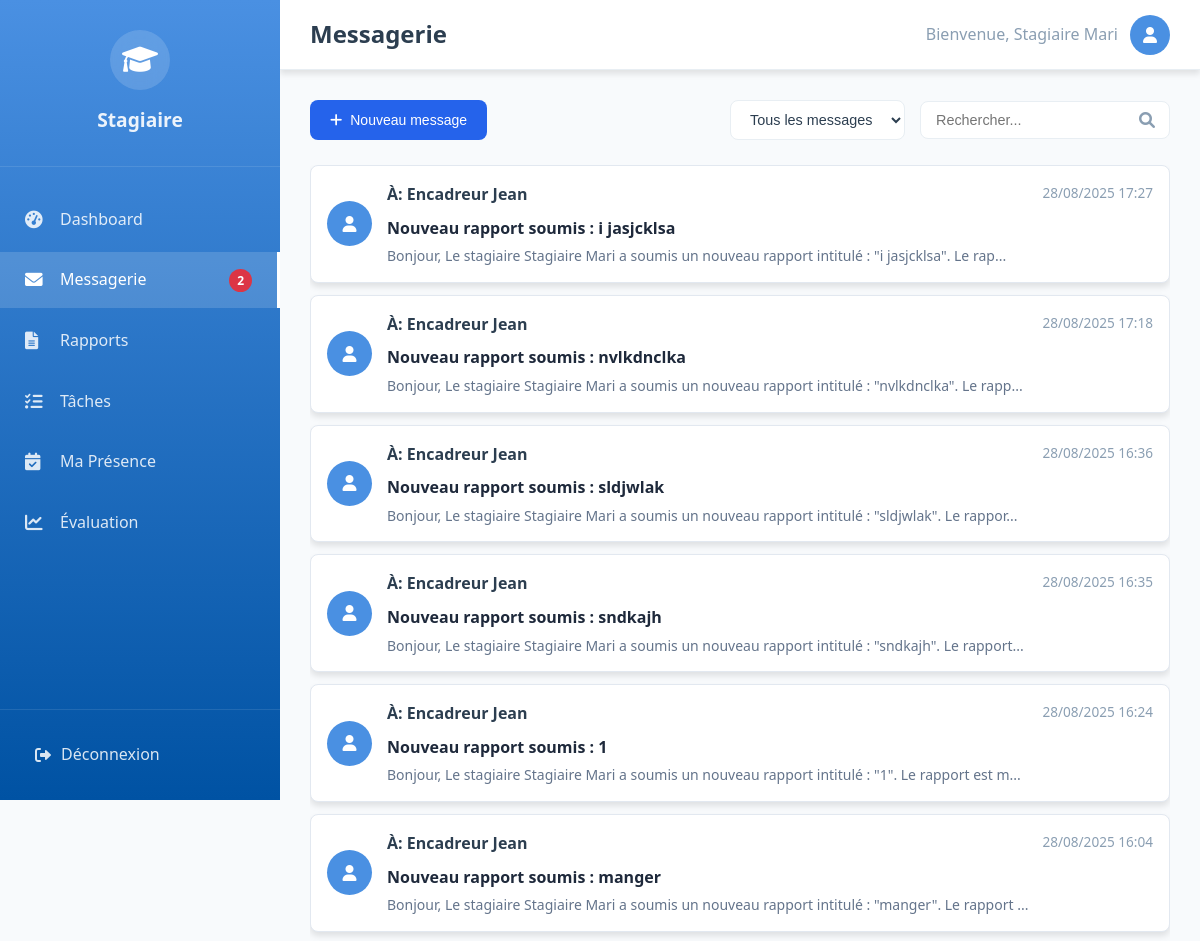
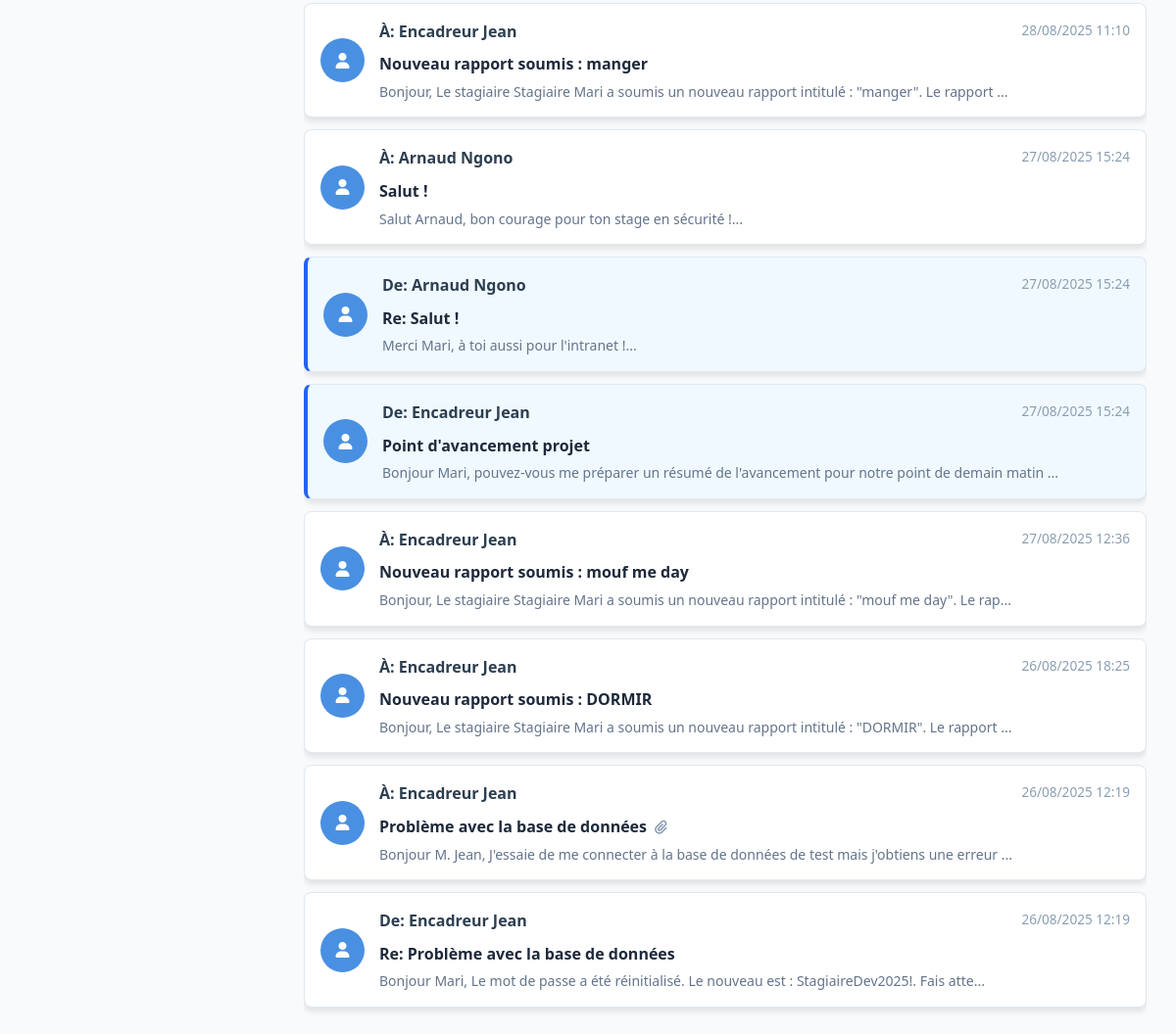
The app's page /dashboardStagiaire.php?tab=messagerie (signed in) with its own data (2 pictures, top to bottom).
### tables this page shows
CREATE TABLE `messages` (
  `id` int(11) NOT NULL,
  `expediteur_id` int(11) NOT NULL,
  `destinataire_id` int(11) NOT NULL,
  `sujet` varchar(255) NOT NULL,
  `contenu` text NOT NULL,
  `fichier` varchar(255) DEFAULT NULL,
  `date_envoi` datetime DEFAULT current_timestamp(),
  `lu` tinyint(1) DEFAULT 0
);

CREATE TABLE `utilisateurs` (
  `id` int(11) NOT NULL,
  `nom` varchar(50) NOT NULL,
  `prenom` varchar(50) NOT NULL,
  `email` varchar(100) NOT NULL,
  `password` varchar(255) NOT NULL,
  `role` enum('stagiaire','encadreur','admin') NOT NULL,
  `statut` enum('actif','bloque') NOT NULL DEFAULT 'actif',
  `sex` enum('M','F') NOT NULL DEFAULT 'M',
  `telephone` varchar(20) DEFAULT NULL,
  `encadreur_id` int(11) DEFAULT NULL
);

### classes/Database.php (called while the page is built, shortened)
<?php
class Database {
    private static $instance = null;
    private static $connection = null;
    private static $host = "localhost";
    private static $username = "root";
    private static $password = "";
    private static $database = "gestion_stagiaires";
    private static $port = 3307;
    public static function getInstance() {
        if (self::$instance === null) {
            self::$instance = new self();
        }
        return self::$instance;
    }
    public static function getConnection() {
        if (self::$connection === null) {
            self::$connection = new mysqli(
                self::$host,
                self::$username,
                self::$password,
                self::$database,
                self::$port
            );
            self::$connection->set_charset("utf8");
        }
        return self::$connection;
    }
}

### classes/Message.php (called while the page is built, shortened)
<?php
require_once __DIR__ . '/Database.php';
class Message {
    private $conn;
    private $user_id;
    public function __construct($user_id) {
        $this->conn = Database::getConnection();
        $this->user_id = $user_id;
    }
    public function getMessages($filter = 'all', $search = '') {
        $sql = "SELECT m.*,
                       u_exp.nom AS exp_nom, u_exp.prenom AS exp_prenom,
                       u_dest.nom AS dest_nom, u_dest.prenom AS dest_prenom,
                       (SELECT COUNT(*) FROM message_pieces_jointes WHERE message_id = m.id) as nb_pieces_jointes
                FROM messages m
                JOIN utilisateurs u_exp ON m.expediteur_id = u_exp.id
                JOIN utilisateurs u_dest ON m.destinataire_id = u_dest.id
                WHERE (m.expediteur_id = ? OR m.destinataire_id = ?)";
        $params = [$this->user_id, $this->user_id];
        $types = "ii";
        $sql .= " ORDER BY m.date_envoi DESC";
        $stmt = $this->conn->prepare($sql);
        $stmt->bind_param($types, ...$params);
        $stmt->execute();
        return $stmt->get_result();
    }
    public function compterNonLus() {
        $sql = "SELECT COUNT(*) as count FROM messages WHERE destinataire_id = ? AND lu = 0";
        $stmt = $this->conn->prepare($sql);
        $stmt->bind_param("i", $this->user_id);
        $stmt->execute();
        $result = $stmt->get_result()->fetch_assoc();
        return (int)$result['count'];
    }
}

### dashboardStagiaire.php (the view, shortened to what this page needs)
<?php
require_once 'classes/Database.php';
require_once 'classes/Message.php';
$conn = Database::getConnection();
$user_id = $_SESSION['user_id'];
$nom_complet = $_SESSION['prenom'] . ' ' . $_SESSION['nom'];
$message = new Message($user_id);
$rapport = new Rapport($user_id);
$theme = new Theme();
$theme_stagiaire = $theme->getThemeByStagiaire($user_id);
$nb_messages_non_lus = $message->compterNonLus();
$rapports_recents = $rapport->getTousRapports('all', '');
$nb_rapports = $rapports_recents->num_rows;
$nb_taches_en_cours_sql = "SELECT COUNT(*) as count FROM taches WHERE stagiaire_id = ? AND statut IN ('en_attente', 'en_retard')";
$stmt = $conn->prepare($nb_taches_en_cours_sql);
$stmt->bind_param("i", $user_id);
$stmt->execute();
$nb_taches_en_cours = $stmt->get_result()->fetch_assoc()['count'];
$onglet_actif = isset($_GET['tab']) ? $_GET['tab'] : 'dashboard';
$recherche = isset($_GET['search']) ? $_GET['search'] : '';
$filtre = isset($_GET['filter']) ? $_GET['filter'] : 'toutes';
switch ($onglet_actif) {
    case 'messagerie':
        $messages = $message->getMessages($filtre, $recherche);
        break;
}
?>
<!DOCTYPE html>
<html lang="fr">
<head>
    <link rel="stylesheet" href="css/dashboardStagiaire.css">
    <link href="https://cdnjs.cloudflare.com/ajax/libs/font-awesome/6.0.0/css/all.min.css" rel="stylesheet">
    <link rel="stylesheet" href="css/taches.css">
    <link rel="stylesheet" href="css/themes.css">
    <link rel="stylesheet" href="css/evaluation.css">
    <link rel="stylesheet" href="css/presence.css">
    <link rel="stylesheet" href="css/dashboard-styles.css">
    <link rel="stylesheet" href="css/form.css">
</head>
<body>
    <nav class="sidebar">
        <div class="sidebar-header">
            <div class="logo">
                <i class="fas fa-graduation-cap"></i>
            </div>
            <h3>Stagiaire</h3>
        </div>
        <ul class="sidebar-menu">
            <li class="<?php echo $onglet_actif === 'dashboard' ? 'active' : ''; ?>">
                <a href="?tab=dashboard"><i class="fas fa-tachometer-alt"></i><span>Dashboard</span></a>
            </li>
            <li class="<?php echo $onglet_actif === 'messagerie' ? 'active' : ''; ?>">
                <a href="?tab=messagerie">
                    <i class="fas fa-envelope"></i><span>Messagerie</span>
                    <?php if ($nb_messages_non_lus > 0): ?><span class="badge"><?php echo $nb_messages_non_lus; ?></span><?php endif; ?>
                </a>
            </li>
            <li class="<?php echo $onglet_actif === 'rapports' ? 'active' : ''; ?>">
                <a href="?tab=rapports"><i class="fas fa-file-alt"></i><span>Rapports</span></a>
            </li>
            <li class="<?php echo $onglet_actif === 'taches' ? 'active' : ''; ?>">
                <a href="?tab=taches"><i class="fas fa-tasks"></i><span>Tâches</span></a>
            </li>
            <li class="<?php echo $onglet_actif === 'presences' ? 'active' : ''; ?>">
                <a href="?tab=presences"><i class="fas fa-calendar-check"></i><span>Ma Présence</span></a>
            </li>
            <li class="<?php echo $onglet_actif === 'evaluation' ? 'active' : ''; ?>">
                <a href="?tab=evaluation"><i class="fas fa-chart-line"></i><span>Évaluation</span></a>
            </li>
        </ul>
        <div class="sidebar-footer">
            <a href="logout.php" class="logout-btn">
                <i class="fas fa-sign-out-alt"></i>
                <span>Déconnexion</span>
            </a>
        </div>
    </nav>
    <main class="main-content">
        <header class="main-header">
            <div class="header-left">
                <h1><?php echo ucfirst($onglet_actif); ?></h1>
            </div>
            <div class="header-right">
                <div class="user-info">
                    <span>Bienvenue, <?php echo htmlspecialchars($nom_complet); ?></span>
                    <div class="user-avatar">
                        <i class="fas fa-user"></i>
                    </div>
                </div>
            </div>
        </header>
        <div class="content-area">
            <?php if ($onglet_actif === 'dashboard'): ?>
                <div class="dashboard-content">
                    <?php if ($theme_stagiaire): ?>
                    <div class="theme-stagiaire-container">
                        <div class="theme-stagiaire-card" onclick="ouvrirModalVoirTheme()">
                            <div class="theme-stagiaire-header">
                                Mon Thème de Stage
                            </div>
                            <h2 class="theme-stagiaire-titre">
                                <?php echo htmlspecialchars($theme_stagiaire['titre']); ?>
                            </h2>
                            <div class="theme-stagiaire-footer">
                                <span class="theme-stagiaire-dates">
                                    <i class="fas fa-calendar-alt"></i> Du <?php echo date('d/m/Y', strtotime($theme_stagiaire['date_debut'])); ?> au <?php echo date('d/m/Y', strtotime($theme_stagiaire['date_fin'])); ?>
                                </span>
                                <span class="theme-stagiaire-action">
                                    Voir les détails <i class="fas fa-arrow-right"></i>
                                </span>
                            </div>
                        </div>
                    </div>
                    <?php endif; ?>
                    <div class="stats-grid">
                        <div class="stat-card">
                            <div class="stat-icon">
                                <i class="fas fa-envelope"></i>
                            </div>
                            <div class="stat-info">
                                <h3><?php echo $nb_messages_non_lus; ?></h3>
                                <p>Messages non lus</p>
                            </div>
                        </div>
                        <div class="stat-card">
                            <div class="stat-icon">
                                <i class="fas fa-file-alt"></i>
                            </div>
                            <div class="stat-info">
                                <h3><?php echo $nb_rapports; ?></h3>
                                <p>Rapports soumis</p>
                            </div>
                        </div>
                        <div class="stat-card">
                            <div class="stat-icon">
                                <i class="fas fa-tasks"></i>
                            </div>
                            <div class="stat-info">
                                <h3><?php echo $nb_taches_en_cours; ?></h3>
                                <p>Tâches en cours</p>
                            </div>
                        </div>
                            </div>
                        </div>
                    </div>
            <?php elseif ($onglet_actif === 'messagerie'): ?>
                <div class="messagerie-content">
                    <div class="toolbar">
                        <div class="toolbar-left">
                            <button class="btn btn-primary" onclick="ouvrirNouveauMessage()">
                                <i class="fas fa-plus"></i>
                                Nouveau message
                            </button>
                        </div>
                        <div class="toolbar-right">
                            <select class="filter-select" onchange="filtrerMessages(this.value)">
                                <option value="all" <?php echo $filtre === 'all' ? 'selected' : ''; ?>>Tous les messages</option>
                            </select>
                            <div class="search-box">
                                <input type="text" placeholder="Rechercher..." value="<?php echo htmlspecialchars($recherche); ?>"
                                       onkeyup="rechercherMessages(this.value)">
                                <i class="fas fa-search"></i>
                            </div>
                        </div>
                    </div>
                    <div class="messages-list">
                        <?php if (isset($messages) && $messages->num_rows > 0): ?>
                            <?php while ($msg = $messages->fetch_assoc()): ?>
                                <div class="message-item <?php echo $msg['lu'] == 0 && $msg['destinataire_id'] == $user_id ? 'unread' : ''; ?>"
                                     onclick="ouvrirMessage(<?php echo $msg['id']; ?>)">
                                    <div class="message-avatar">
                                        <i class="fas fa-user"></i>
                                    </div>
                                    <div class="message-content">
                                        <div class="message-header">
                                            <span class="sender">
                                                <?php
                                                if ($msg['expediteur_id'] == $user_id) {
                                                    echo 'À: ' . htmlspecialchars($msg['dest_prenom'] . ' ' . $msg['dest_nom']);
                                                } else {
                                                    echo 'De: ' . htmlspecialchars($msg['exp_prenom'] . ' ' . $msg['exp_nom']);
                                                }
                                                ?>
                                            </span>
                                            <span class="date"><?php echo date('d/m/Y H:i', strtotime($msg['date_envoi'])); ?></span>
                                        </div>
                                        <div class="message-subject">
                                            <?php echo htmlspecialchars($msg['sujet']); ?>
                                            <?php if ($msg['nb_pieces_jointes'] > 0): ?>
                                                <i class="fas fa-paperclip"></i>
                                            <?php endif; ?>
                                        </div>
                                        <div class="message-preview">
                                            <?php echo htmlspecialchars(substr($msg['contenu'], 0, 100)) . '...'; ?>
                                        </div>
                                    </div>
                                </div>
                            <?php endwhile; ?>
                        <?php endif; ?>
                    </div>
                </div>
<?php elseif ($onglet_actif === 'evaluation'): ?>
    <?php include 'evaluation_view.php'; ?>
<?php endif; ?>
</body>
</html>

### css/taches.css (style rules this page uses)
:root { --primary-color: #0066cc; --primary-dark: #0052a3; --accent-color: #dc3545; --accent-dark: #bd2130; --success-color: #28a745; --warning-color: #ffc107; --info-color: #17a2b8; --light-color: #f8f9fa; --dark-color: #343a40; --text-primary: #212529; --text-secondary: #6c757d; --background-color: #f8f9fa; --surface-color: #ffffff; --border-color: #dee2e6; --shadow: 0 4px 6px rgba(0, 0, 0, 0.1); --shadow-lg: 0 10px 15px rgba(0, 0, 0, 0.1); }

### css/themes.css (style rules this page uses)
a { text-decoration: none; color: inherit; }

### css/presence.css (style rules this page uses)
:root { --primary-color: #4A90E2; --primary-light: rgba(74, 144, 226, 0.1); --danger-color: #D0021B; --danger-light: rgba(208, 2, 27, 0.1); --success-color: #7ED321; --success-light: rgba(126, 211, 33, 0.1); --warning-color: #F5A623; --warning-light: rgba(245, 166, 35, 0.1); --text-primary: #2c3e50; --text-secondary: #8a9eb2; --surface-color: #ffffff; --background-color: #f9fafc; --border-color: #e8eef3; --shadow-soft: 0 5px 15px rgba(0, 0, 0, 0.04); --shadow-strong: 0 10px 30px rgba(74, 144, 226, 0.15); --radius-md: 16px; }

### css/dashboard-styles.css (style rules this page uses)
:root { --primary-blue: #2563eb; --light-blue: #3b82f6; --dark-blue: #1d4ed8; --accent-red: #dc2626; --light-red: #ef4444; --white: #ffffff; --light-gray: #f8fafc; --medium-gray: #e2e8f0; --dark-gray: #64748b; --text-dark: #1e293b; --success-green: #059669; --warning-orange: #d97706; }
* { margin: 0; padding: 0; box-sizing: border-box; }
body { font-family: 'Segoe UI', Tahoma, Geneva, Verdana, sans-serif; background-color: var(--light-gray); color: var(--text-dark); line-height: 1.6; }
.btn { display: inline-flex; align-items: center; gap: 8px; padding: 12px 20px; border: none; border-radius: 8px; font-size: 14px; font-weight: 500; cursor: pointer; text-decoration: none; transition: all 0.2s ease; white-space: nowrap; }
.btn-primary { background-color: var(--primary-blue); color: var(--white); }
.message-item { background-color: var(--white); border: 1px solid var(--medium-gray); border-radius: 8px; padding: 16px; margin-bottom: 12px; cursor: pointer; transition: all 0.2s ease; }
.message-item.unread { border-left: 4px solid var(--primary-blue); background-color: #f0f9ff; }
.message-header { display: flex; justify-content: space-between; align-items: flex-start; margin-bottom: 8px; }
.message-subject { font-weight: 600; color: var(--text-dark); font-size: 16px; }
.message-preview { color: var(--dark-gray); font-size: 14px; line-height: 1.4; display: -webkit-box; -webkit-line-clamp: 2; -webkit-box-orient: vertical; overflow: hidden; }

### records on screen
messages: destinataire.nom "Encadreur Jean", date_envoi "28/08/2025 17:27", sujet "Nouveau rapport soumis : i jasjcklsa", contenu "Bonjour, Le stagiaire Stagiaire Mari a soumis un nouveau rapport intitulé : \"i jasjcklsa\". Le rap"
messages: destinataire.nom "Encadreur Jean", date_envoi "28/08/2025 17:18", sujet "Nouveau rapport soumis : nvlkdnclka", contenu "Bonjour, Le stagiaire Stagiaire Mari a soumis un nouveau rapport intitulé : \"nvlkdnclka\". Le rapp"
messages: destinataire.nom "Encadreur Jean", date_envoi "28/08/2025 16:36", sujet "Nouveau rapport soumis : sldjwlak", contenu "Bonjour, Le stagiaire Stagiaire Mari a soumis un nouveau rapport intitulé : \"sldjwlak\". Le rappor"
messages: destinataire.nom "Encadreur Jean", date_envoi "28/08/2025 16:35", sujet "Nouveau rapport soumis : sndkajh", contenu "Bonjour, Le stagiaire Stagiaire Mari a soumis un nouveau rapport intitulé : \"sndkajh\". Le rapport"
messages: destinataire.nom "Encadreur Jean", date_envoi "28/08/2025 16:24", sujet "Nouveau rapport soumis : 1", contenu "Bonjour, Le stagiaire Stagiaire Mari a soumis un nouveau rapport intitulé : \"1\". Le rapport est m"
messages: destinataire.nom "Encadreur Jean", date_envoi "28/08/2025 16:04", sujet "Nouveau rapport soumis : manger", contenu "Bonjour, Le stagiaire Stagiaire Mari a soumis un nouveau rapport intitulé : \"manger\". Le rapport"
messages: destinataire.nom "Encadreur Jean", date_envoi "28/08/2025 11:10", sujet "Nouveau rapport soumis : manger", contenu "Bonjour, Le stagiaire Stagiaire Mari a soumis un nouveau rapport intitulé : \"manger\". Le rapport"
messages: destinataire.nom "Arnaud Ngono", date_envoi "27/08/2025 15:24", sujet "Salut !", contenu "Salut Arnaud, bon courage pour ton stage en sécurité !"
messages: expediteur.nom "Arnaud Ngono", date_envoi "27/08/2025 15:24", sujet "Re: Salut !", contenu "Merci Mari, à toi aussi pour l'intranet !"
messages: expediteur.nom "Encadreur Jean", date_envoi "27/08/2025 15:24", sujet "Point d'avancement projet", contenu "Bonjour Mari, pouvez-vous me préparer un résumé de l'avancement pour notre point de demain matin"
messages: destinataire.nom "Encadreur Jean", date_envoi "27/08/2025 12:36", sujet "Nouveau rapport soumis : mouf me day", contenu "Bonjour, Le stagiaire Stagiaire Mari a soumis un nouveau rapport intitulé : \"mouf me day\". Le rap"
messages: destinataire.nom "Encadreur Jean", date_envoi "26/08/2025 18:25", sujet "Nouveau rapport soumis : DORMIR", contenu "Bonjour, Le stagiaire Stagiaire Mari a soumis un nouveau rapport intitulé : \"DORMIR\". Le rapport"
messages: destinataire.nom "Encadreur Jean", date_envoi "26/08/2025 12:19", sujet "Problème avec la base de données", contenu "Bonjour M. Jean, J'essaie de me connecter à la base de données de test mais j'obtiens une erreur"
messages: expediteur.nom "Encadreur Jean", date_envoi "26/08/2025 12:19", sujet "Re: Problème avec la base de données", contenu "Bonjour Mari, Le mot de passe a été réinitialisé. Le nouveau est : StagiaireDev2025!. Fais atte"

### other values on screen
$nb_messages_non_lus "2"
$onglet_actif "Messagerie"
$nom_complet "Stagiaire Mari"
